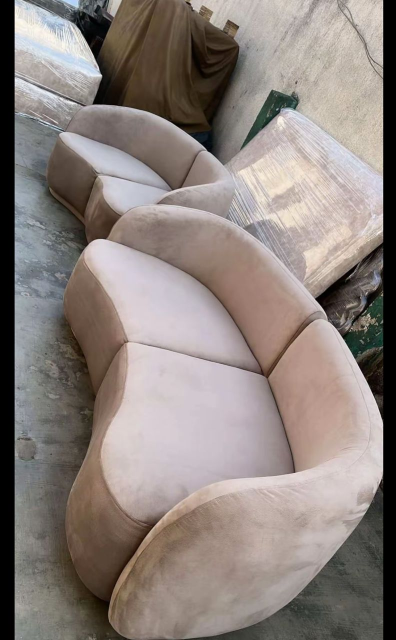
#> input picture assets/img/source/curved-sofa.jpg, 791 x 1280 px (shown at 1/2 size); its folder holds only this picture in this run
$ python optimize_images.py
#> lines starting #> are read from the running program, lines starting #| are printed output that depends on the picture
#> in main, im is the input picture: PIL image 791x1280 RGB; mean R, G, B 139.9, 129.9, 125
#!/usr/bin/env python3
"""Build web-ready photos from the originals in assets/img/source/.

For every source photo this writes two progressive JPEGs to
assets/img/projects/:

  <name>.jpg      full size for the lightbox (max 1280px on the long edge)
  <name>-sm.jpg   600px-wide version for cards and the gallery grid

It also builds assets/img/og-image.jpg (1200x630), the preview shown when
the link is shared on WhatsApp or social media.

Run from the repo root after adding or replacing a photo:

    python3 scripts/optimize_images.py

Requires Pillow (pip install Pillow).
"""
from pathlib import Path

from PIL import Image, ImageDraw, ImageFont, ImageOps

ROOT = Path(__file__).resolve().parent.parent
SOURCE = ROOT / "assets/img/source"
OUT = ROOT / "assets/img/projects"
OG_PHOTO = "tv-wall-charcoal"

FULL_MAX = 1280
SMALL_WIDTH = 600
QUALITY = 72


def trim_dark_edges(im, threshold=60):
    """Remove solid black bars some phone screenshots add at the sides."""
#> called with threshold = 60
    gray = im.convert("L")
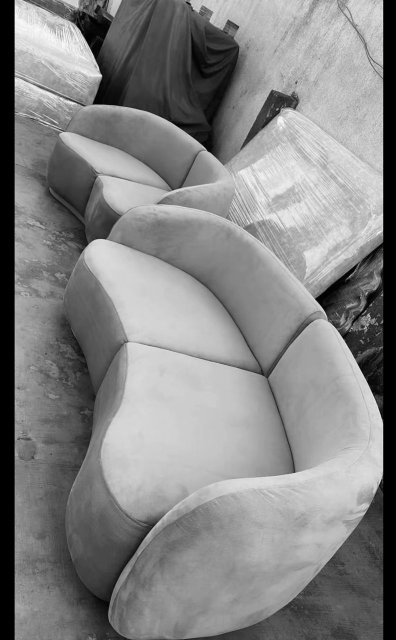
#> gray: PIL image 791x1280 L (shown at 1/2 size); min 0, max 254, mean 132.3
    w, h = gray.size
#> w = 791; h = 1280

    def col_mean(x):
        return sum(gray.crop((x, 0, x + 1, h)).tobytes()) / h

    def row_mean(y):
        return sum(gray.crop((0, y, w, y + 1)).tobytes()) / w

    left, right, top, bottom = 0, w, 0, h
#> left = 0; right = 791; top = 0; bottom = 1280
    while left < w // 4 and col_mean(left) < threshold:
        left += 1
#> after the loop, left = 29
    while right > w * 3 // 4 and col_mean(right - 1) < threshold:
        right -= 1
#> this loop made 25 passes
#> right on passes 1 to 12: 790, 789, 788, 787, 786, 785, 784, 783, 782, 781, 780, 779
#> after the loop, right = 766
    while top < h // 4 and row_mean(top) < threshold:
        top += 1
#> this loop made 0 passes
#> after the loop, top = 0
    while bottom > h * 3 // 4 and row_mean(bottom - 1) < threshold:
        bottom -= 1
#> after the loop, bottom = 1280
    return im.crop((left, top, right, bottom))
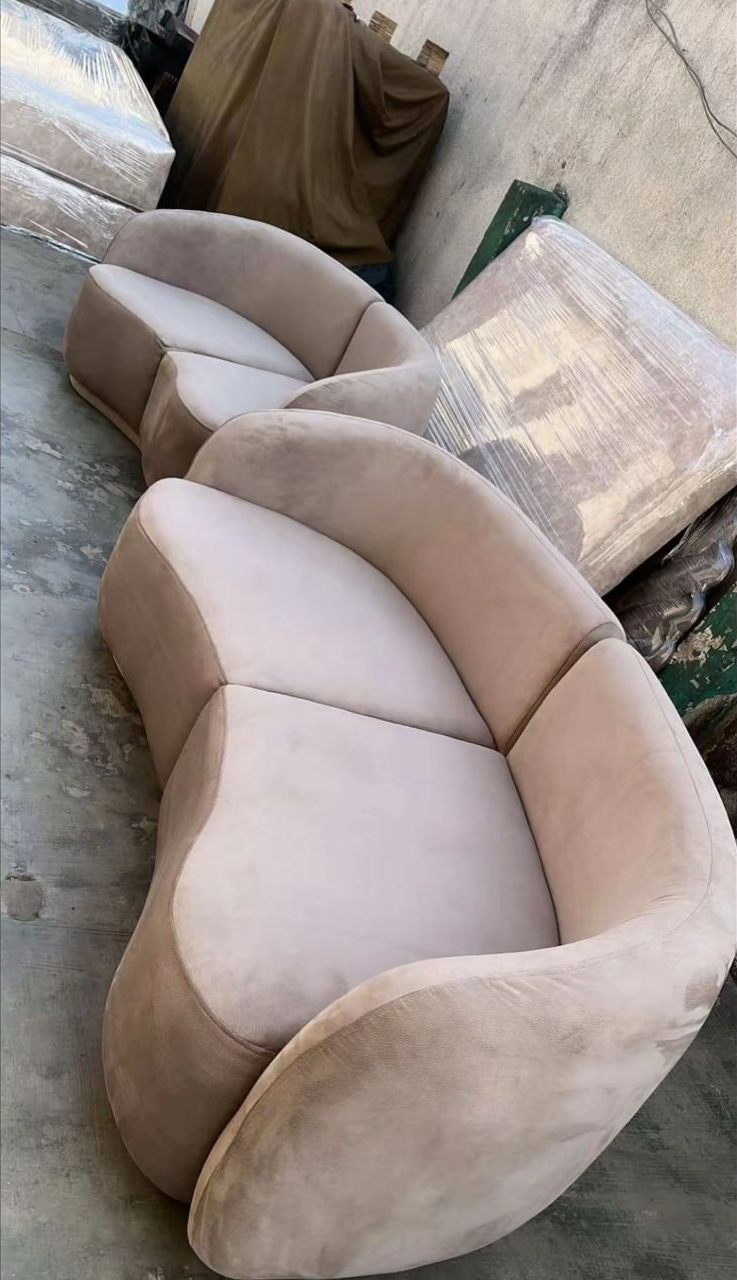
#> returned value: PIL image 737x1280 RGB; mean R, G, B 150.1, 139.3, 134.1


def save(im, path):
    im.save(path, "JPEG", quality=QUALITY, optimize=True, progressive=True)


def build_og_image(photo):
    w, h = 1200, 630
    charcoal = (36, 31, 27)
    canvas = Image.new("RGB", (w, h), charcoal)

    panel = ImageOps.fit(photo, (520, h), centering=(0.5, 0.5))
    canvas.paste(panel, (w - 520, 0))

    draw = ImageDraw.Draw(canvas)
    fonts = "/usr/share/fonts/truetype/dejavu/"
    try:
        title = ImageFont.truetype(fonts + "DejaVuSans-Bold.ttf", 46)
        body = ImageFont.truetype(fonts + "DejaVuSans.ttf", 28)
    except OSError:
        title = body = ImageFont.load_default()

    draw.rectangle((70, 200, 130, 204), fill=(176, 125, 79))
    draw.text((70, 230), "Simple Interior Tech", font=title, fill=(247, 243, 238))
    draw.text((70, 310), "Bespoke furniture & joinery,", font=body, fill=(214, 204, 192))
    draw.text((70, 350), "built to fit your space.", font=body, fill=(214, 204, 192))
    save(canvas, ROOT / "assets/img/og-image.jpg")


def main():
    OUT.mkdir(parents=True, exist_ok=True)
    for src in sorted(SOURCE.glob("*.jpg")):
        im = ImageOps.exif_transpose(Image.open(src)).convert("RGB")
        im = trim_dark_edges(im)

        full = im.copy()
        full.thumbnail((FULL_MAX, FULL_MAX), Image.LANCZOS)
        dest = OUT / f"{src.stem}.jpg"
        save(full, dest)
        # Re-encoding an already-compressed phone photo can make it bigger;
        # keep the original bytes when nothing was cropped or resized.
        if full.size == Image.open(src).size and src.stat().st_size < dest.stat().st_size:
            dest.write_bytes(src.read_bytes())

        small = im.copy()
        if small.width > SMALL_WIDTH:
            ratio = SMALL_WIDTH / small.width
#> ratio = 0.814
            small = small.resize((SMALL_WIDTH, round(small.height * ratio)), Image.LANCZOS)
        save(small, OUT / f"{src.stem}-sm.jpg")

        print(f"{src.name}: full {full.size}, small {small.size}")
#| curved-sofa.jpg: full (737, 1280), small (600, 1042)
        if src.stem == OG_PHOTO:
            build_og_image(im)


if __name__ == "__main__":
    main()
